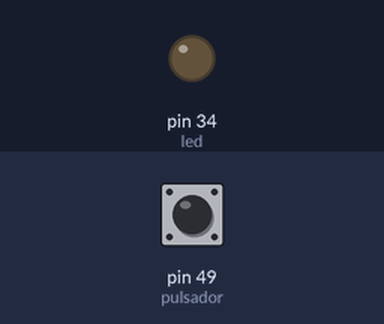
Bench run of a sketch on a simulated Arduino Mega 2560, built with avr-gcc and run on an emulated ATmega2560. On the bench: output pins drawn as LEDs (lit = HIGH). The test bench sets the inputs (shaded band); at power-on: pin 49 (pulsador) LOW.

Above: at 1.2 s.
1.3 s: pin 49 (pulsador) pulled HIGH for 0.15 s
At 1.37 s:
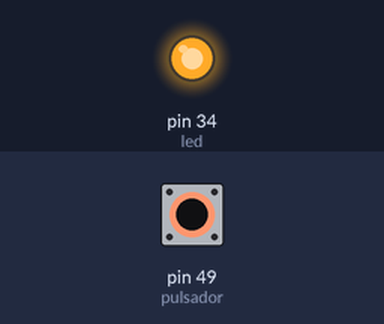
2.9 s: pin 49 (pulsador) pulled HIGH for 3.2 s
At 7.5 s:
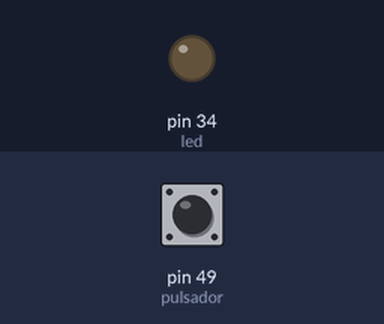
Timing chart, 0 to 9.0 s (numbered marks = the images above; inputs shaded):
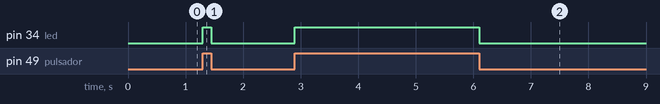

The sketch:

wil.ino
```cpp
int pulsador = 49;
int led = 34;

void setup() {
  // put your setup code here, to run once:
  pinMode(pulsador, INPUT);
  pinMode(led, OUTPUT);
  digitalWrite(led, LOW);
}

void loop() {
  // put your main code here, to run repeatedly:
  if (digitalRead(pulsador) == HIGH) {
    digitalWrite(led, HIGH);
  } else {
    digitalWrite(led, LOW);
  }
}
```

Measured:
- after the input at 1.3 s, pin 34 (led): LOW → HIGH at once, → LOW 0.15 s later
- after the input at 2.9 s, pin 34 (led): LOW → HIGH at once, → LOW 3.2 s later
